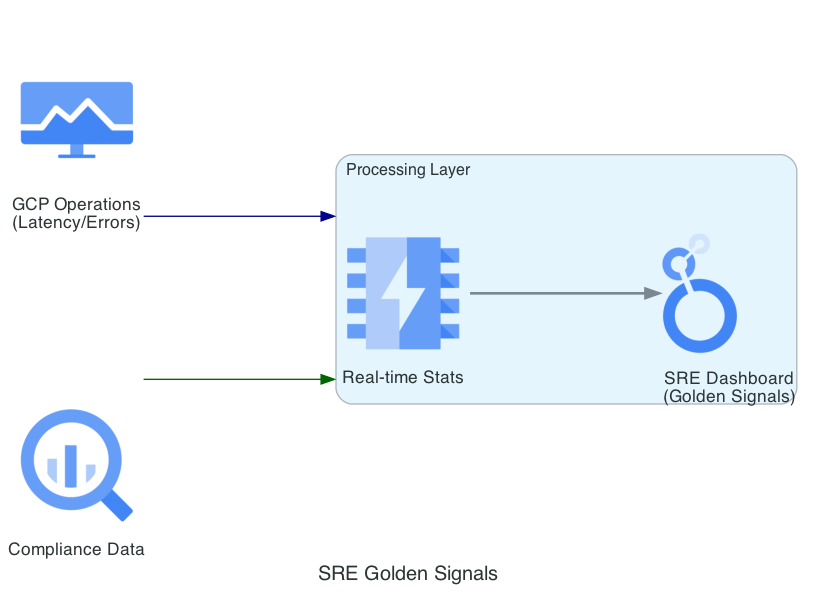

Write Python code to recreate this figure.
from diagrams import Diagram, Cluster, Edge
from diagrams.gcp.analytics import BigQuery, Looker
from diagrams.gcp.operations import Monitoring
from diagrams.gcp.database import Memorystore

graph_attr = {
    "pad": "0.1",
    "nodesep": "1.5",
    "ranksep": "2.0",
    "bgcolor": "transparent",
    "margin": "0"
}

with Diagram("SRE Golden Signals", show=False, filename="finrisk_sre_dashboard", direction="LR", graph_attr=graph_attr):
    telemetry = Monitoring("GCP Operations\n(Latency/Errors)")
    audit_db = BigQuery("Compliance Data")
    
    with Cluster("Processing Layer"):
        hot_storage = Memorystore("Real-time Stats")
        viz_engine = Looker("SRE Dashboard\n(Golden Signals)")

    telemetry >> Edge(color="darkblue") >> hot_storage
    audit_db >> Edge(color="darkgreen") >> hot_storage
    hot_storage >> Edge(style="bold") >> viz_engine
